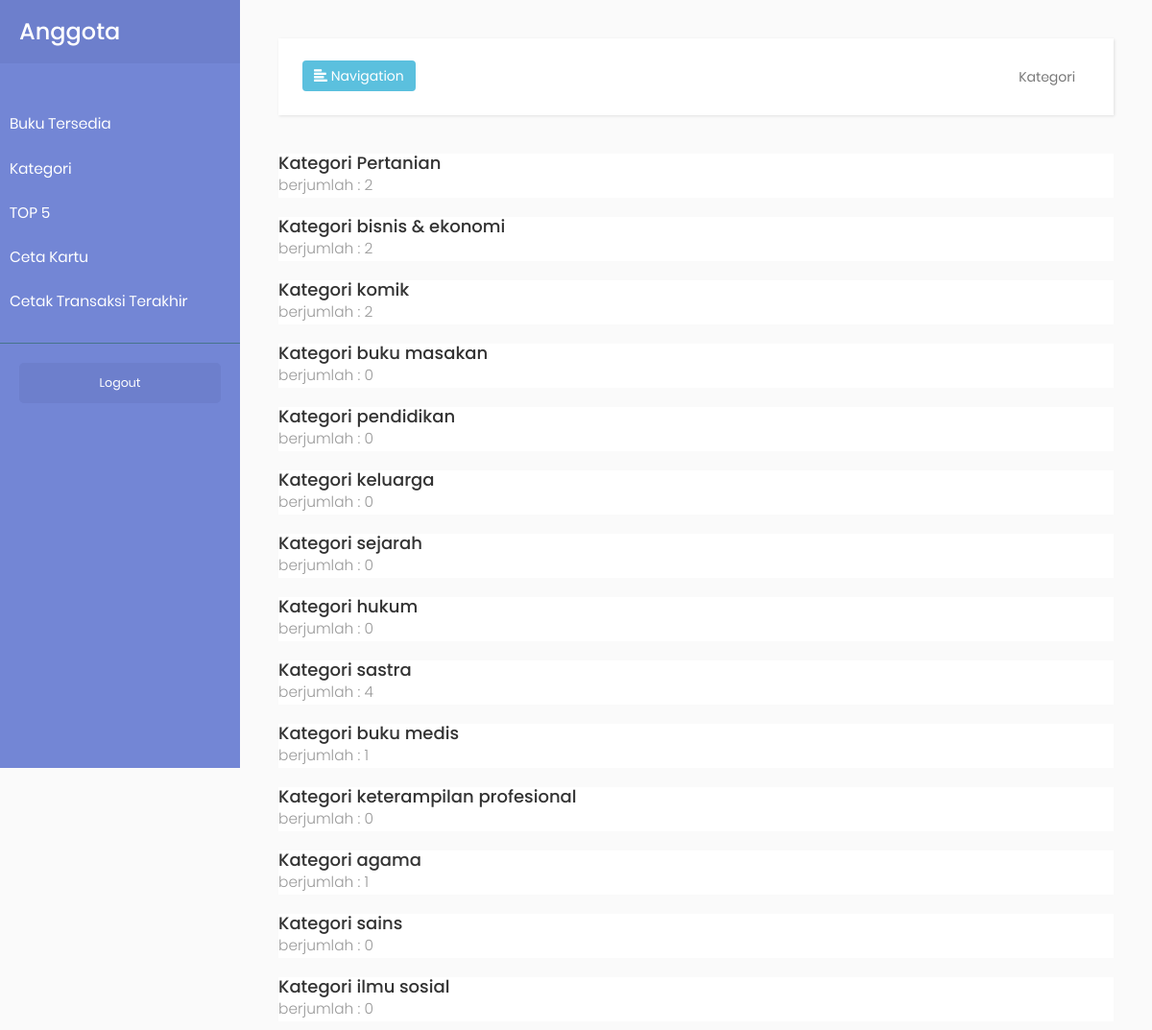
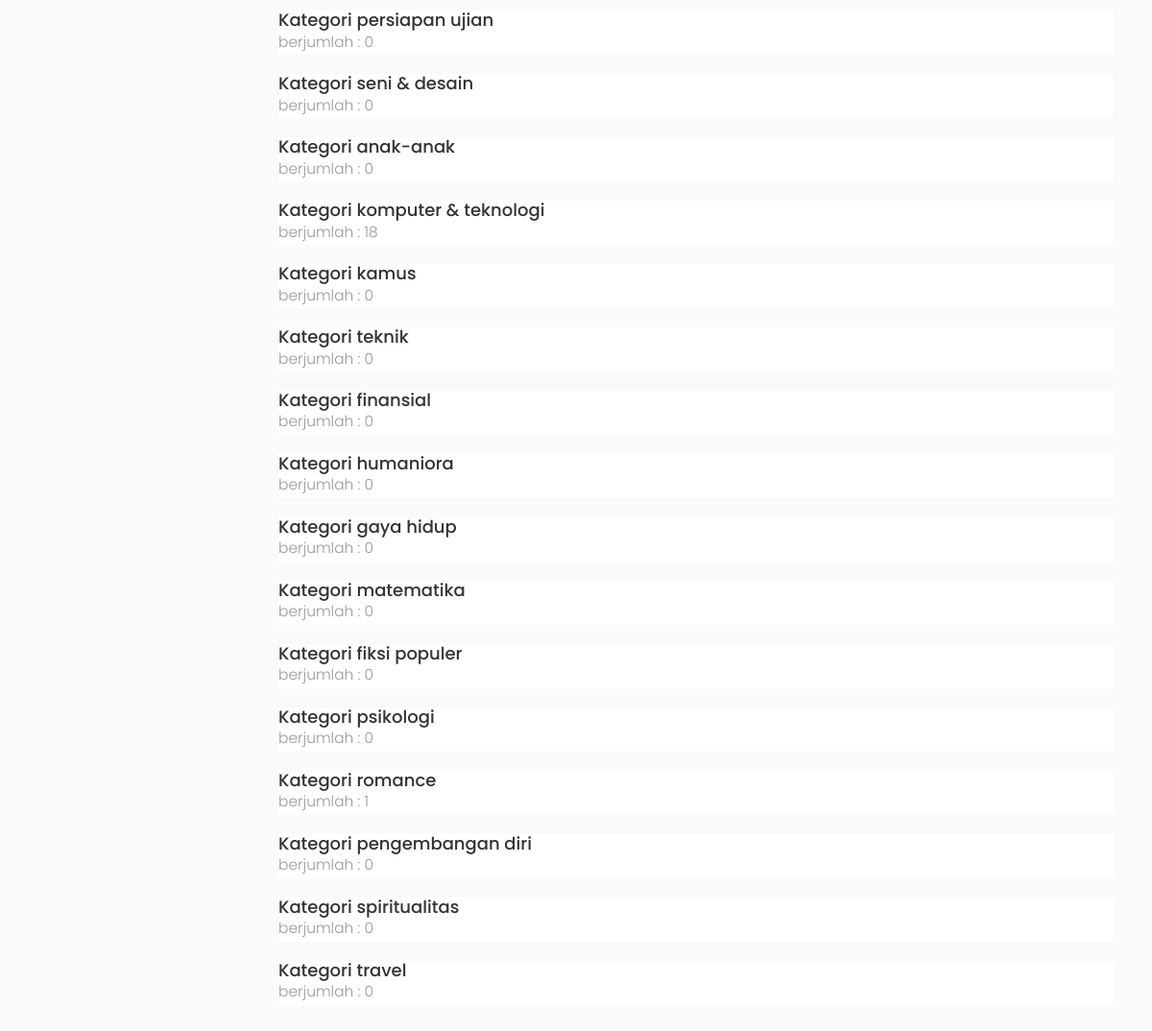
The page /anggota/kategori.php on the database its author committed (2 pictures, top to bottom).
### tables this page shows
CREATE TABLE `kategori` (
  `K_ID` char(5) NOT NULL,
  `K_NAMA` varchar(50) DEFAULT NULL,
  PRIMARY KEY (`K_ID`)
);

### anggota/kategori.php (the view, shortened to what this page needs)
<!DOCTYPE html>
<html>
    <head>
        <link rel="stylesheet" href="https://maxcdn.bootstrapcdn.com/bootstrap/3.3.7/css/bootstrap.min.css">
        <link rel="stylesheet" href="css/main.css">
        <link rel="stylesheet" type="text/css" href="css/main2.css">
        <link rel="stylesheet" type="text/css" href="css/top5.css">
        <link rel="stylesheet" href="https://cdnjs.cloudflare.com/ajax/libs/malihu-custom-scrollbar-plugin/3.1.5/jquery.mCustomScrollbar.min.css">
    </head>
    <body>
        <div class="wrapper">
            <nav id="sidebar">
                <div class="sidebar-header">
                    <h3>Anggota</h3>
                </div>
                <ul class="list-unstyled components" >
                    <p style="text-transform:capitalize; font-size:20px; font-weight:bold;">
                    </p>
                    <li>
                        <a href="adabuku.php">Buku Tersedia</a>
                    </li>
                    <li>
                        <a href="kategori.php">Kategori</a>
                    </li>
                    <li>
                        <a href="top5.php">TOP 5</a>
                    </li>
                    <li>
                        <a href="kartuanggota.php">Ceta Kartu</a>
                    </li>
                    <li>
                        <a href="transaksianggota.php">Cetak Transaksi Terakhir</a>
                    </li>
                </ul>
                <ul class="list-unstyled CTAs">
                    <li><a href="logout.php" class="article"
                      action="logout">Logout</a></li>
                </ul>
            </nav>
            <div id="content">
                <nav class="navbar navbar-default">
                    <div class="container-fluid">
                        <div class="navbar-header">
                            <button type="button" id="sidebarCollapse" class="btn btn-info navbar-btn">
                                <i class="glyphicon glyphicon-align-left"></i>
                                <span>Navigation</span>
                            </button>
                        </div>
                        <div class="collapse navbar-collapse" id="bs-example-navbar-collapse-1">
                            <ul class="nav navbar-nav navbar-right">
                                <li><a href="#">Kategori</a></li>
                            </ul>
                        </div>
                    </div>
                </nav>
                <div>
                  <?php
                  include("config.php");
                  $sql = "select K_NAMA from kategori";
                  $query = mysqli_query($db, $sql);
                  while($kategori = mysqli_fetch_array($query)){
                    echo '<div class="card btn-default" style="margin-top:20px; radius:4px;">';
                    echo  '<div class="card-body">';
                    echo  '<h4 class="card-title">Kategori  ';
                    echo $kategori[K_NAMA];
                    echo '</h4>';
                    $tmp=$kategori[K_NAMA];
                    $sql2 = "select hitung_jumlah('$tmp') as jumlah";
                    $query2 = mysqli_query($db, $sql2);
                    $jumlah = mysqli_fetch_array($query2);
                    echo  '<p class="card-text">berjumlah : ';
                    echo   $jumlah[jumlah];
                    if($jumlah[jumlah]==0)echo '0';
                    echo  '</p>';
                    echo '</div>';
                    echo '</div>';
                  }
                   ?>
                </div>
            </div>
        </div>
    </body>
</html>

### anggota/css/main.css (style rules this page uses)
* { margin: 0px; padding: 0px; box-sizing: border-box; }
body, html { height: 100%; font-family: Poppins-Regular, sans-serif; }
a { font-family: Poppins-Regular; font-size: 14px; line-height: 1.7; color: #666666; margin: 0px; transition: all 0.4s; -webkit-transition: all 0.4s; -o-transition: all 0.4s; -moz-transition: all 0.4s; }
h1,h2,h3,h4,h5,h6 { margin: 0px; }
p { font-family: Poppins-Regular; font-size: 14px; line-height: 1.7; color: #666666; margin: 0px; }
ul, li { margin: 0px; list-style-type: none; }
button { outline: none !important; border: none; background: transparent; }

### anggota/css/main2.css (style rules this page uses)
body { font-family: 'Poppins', sans-serif; background: #fafafa; }
p { font-family: 'Poppins', sans-serif; font-size: 1.1em; font-weight: 300; line-height: 1.7em; color: #999; }
a, a:hover, a:focus { color: inherit; text-decoration: none; transition: all 0.3s; }
.navbar { padding: 15px 10px; background: #fff; border: none; border-radius: 0; margin-bottom: 40px; box-shadow: 1px 1px 3px rgba(0, 0, 0, 0.1); }
.navbar-btn { box-shadow: none; outline: none !important; border: none; }
#sidebar { width: 250px; position: fixed; top: 0; left: 0; height: 100vh; z-index: 999; background: #7386D5; color: #fff; transition: all 0.3s; }
#sidebar .sidebar-header { padding: 20px; background: #6d7fcc; }
#sidebar ul.components { padding: 20px 0; border-bottom: 1px solid #47748b; }
#sidebar ul p { color: #fff; padding: 10px; }
#sidebar ul li a { padding: 10px; font-size: 1.1em; display: block; }
ul.CTAs { padding: 20px; }
ul.CTAs a { text-align: center; font-size: 0.9em !important; display: block; border-radius: 5px; margin-bottom: 5px; }
a.article, a.article:hover { background: #6d7fcc !important; color: #fff !important; }
#content { width: calc(100% - 250px); padding: 40px; min-height: 100vh; transition: all 0.3s; position: absolute; top: 0; right: 0; }

### rows shown on the page
kategori: K_NAMA "Pertanian", jumlah "2"
kategori: K_NAMA "bisnis & ekonomi", jumlah "2"
kategori: K_NAMA "komik", jumlah "2"
kategori: K_NAMA "buku masakan", shows "0"
kategori: K_NAMA "pendidikan", shows "0"
kategori: K_NAMA "keluarga", shows "0"
kategori: K_NAMA "sejarah", shows "0"
kategori: K_NAMA "hukum", shows "0"
kategori: K_NAMA "sastra", jumlah "4"
kategori: K_NAMA "buku medis", jumlah "1"
kategori: K_NAMA "keterampilan profesional", shows "0"
kategori: K_NAMA "agama", jumlah "1"
kategori: K_NAMA "sains", shows "0"
kategori: K_NAMA "ilmu sosial", shows "0"
kategori: K_NAMA "persiapan ujian", shows "0"
kategori: K_NAMA "seni & desain", shows "0"
kategori: K_NAMA "anak-anak", shows "0"
kategori: K_NAMA "komputer & teknologi", jumlah "18"
kategori: K_NAMA "kamus", shows "0"
kategori: K_NAMA "teknik", shows "0"
kategori: K_NAMA "finansial", shows "0"
kategori: K_NAMA "humaniora", shows "0"
kategori: K_NAMA "gaya hidup", shows "0"
kategori: K_NAMA "matematika", shows "0"
kategori: K_NAMA "fiksi populer", shows "0"
kategori: K_NAMA "psikologi", shows "0"
kategori: K_NAMA "romance", jumlah "1"
kategori: K_NAMA "pengembangan diri", shows "0"
kategori: K_NAMA "spiritualitas", shows "0"
kategori: K_NAMA "travel", shows "0"
